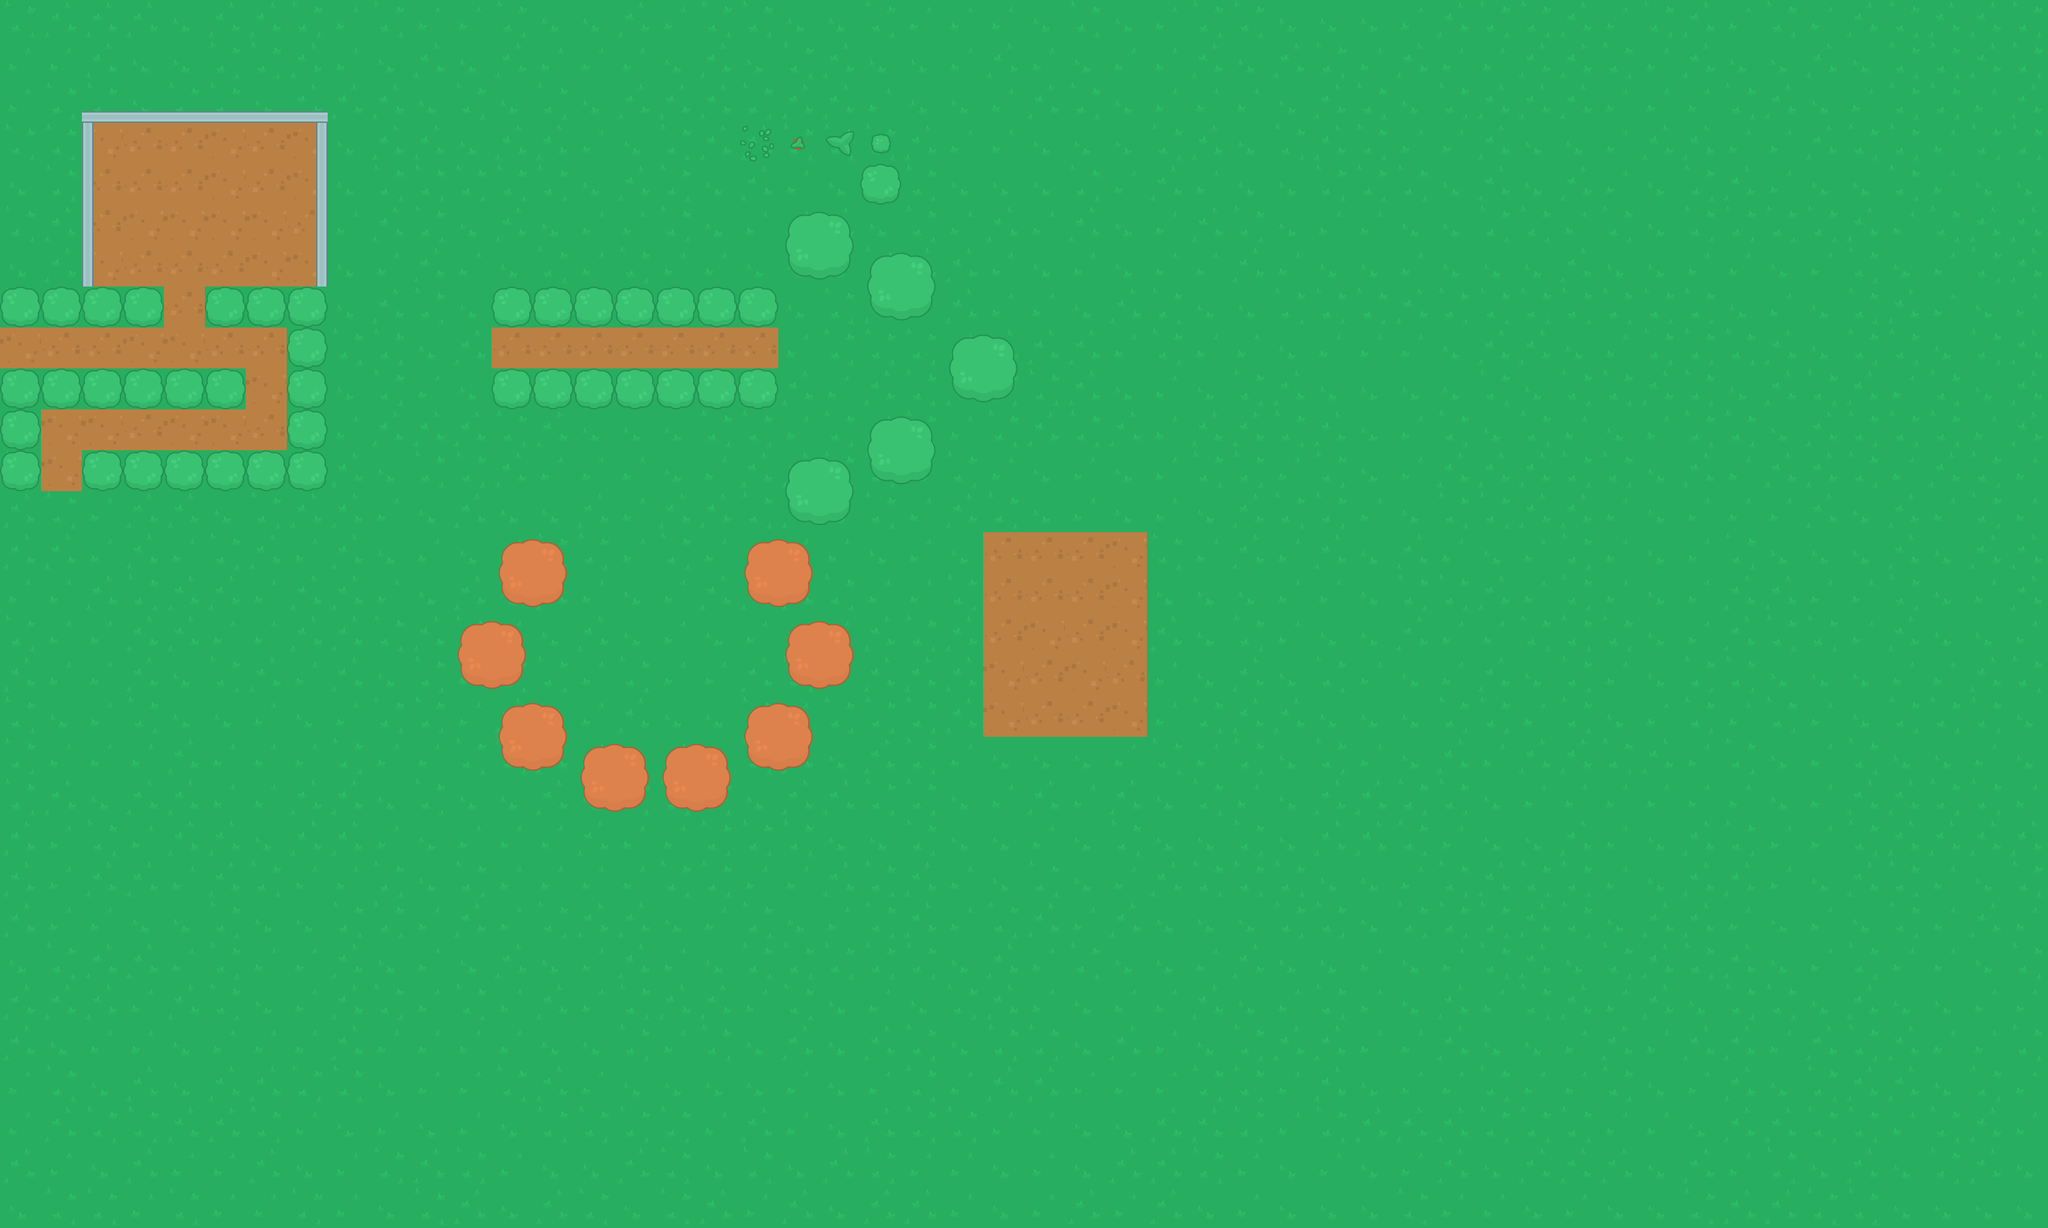

The image is a tile-based game level rendered from a .tmx file. Its description and source (layers, tilesets, objects; grid data summarised) follow:
An orthogonal 50x30 tile map with 64x64 px tiles, 2 tile layers (ground, trees) and 34 objects (27x wall, 3x random, player, zombie, good, ...).

<map version="1.10" tiledversion="1.10.2" orientation="orthogonal" renderorder="right-down" width="50" height="30" tilewidth="64" tileheight="64" infinite="0" nextlayerid="5" nextobjectid="60">
 <tileset firstgid="1" source="../img/Kenney Topdown Pack.tsx" />
 <layer id="1" name="ground" width="50" height="30">
  <data>[1500 cells, 1500 non-empty, 6 distinct tile ids]</data>
 </layer>
 <objectgroup id="3" name="obstacles">
  <object id="1" name="player" x="656" y="272" width="32" height="30" />
  <object id="2" name="wall" x="1248" y="352" width="64" height="64" />
  <object id="14" name="wall" x="784" y="464" width="416" height="32" />
  <object id="15" name="wall" x="784" y="592" width="416" height="32" />
  <object id="16" name="zombie" x="944" y="336" width="32" height="30" />
  <object id="21" name="wall" x="1376" y="416" width="64" height="64" />
  <object id="22" name="wall" x="1504" y="544" width="64" height="64" />
  <object id="23" name="wall" x="1376" y="672" width="64" height="64" />
  <object id="24" name="wall" x="1248" y="736" width="64" height="64" />
  <object id="25" name="wall" x="1248" y="992" width="64" height="64" />
  <object id="26" name="wall" x="1184" y="848" width="64" height="64" />
  <object id="27" name="wall" x="1184" y="1120" width="64" height="64" />
  <object id="28" name="wall" x="1056" y="1184" width="64" height="64" />
  <object id="29" name="wall" x="928" y="1184" width="64" height="64" />
  <object id="30" name="wall" x="800" y="1120" width="64" height="64" />
  <object id="31" name="wall" x="736" y="992" width="64" height="64" />
  <object id="32" name="wall" x="800" y="864" width="64" height="64" />
  <object id="33" name="random" x="656" y="464" width="32" height="30" />
  <object id="35" name="random" x="704" y="32" width="32" height="30" />
  <object id="36" name="random" x="1232" y="80" width="32" height="30" />
  <object id="38" name="wall" x="1296" y="208" width="32" height="30" />
  <object id="39" name="wall" x="1360" y="208" width="32" height="32" />
  <object id="40" name="wall" x="1360" y="272" width="32" height="32" />
  <object id="41" name="wall" x="336" y="464" width="112" height="32" />
  <object id="42" name="wall" x="464" y="464" width="32" height="288" />
  <object id="43" name="wall" x="16" y="592" width="336" height="32" />
  <object id="45" name="wall" x="16" y="656" width="32" height="96" />
  <object id="46" name="wall" x="144" y="720" width="304" height="32" />
  <object id="48" name="wall" x="16" y="464" width="224" height="32" />
  <object id="49" name="wall" x="128" y="176" width="384" height="16" />
  <object id="50" name="wall" x="496" y="192" width="16" height="256" />
  <object id="51" name="wall" x="128" y="192" width="16" height="256" />
 </objectgroup>
 <objectgroup id="4" name="zones">
  <object id="57" name="good" x="32" y="32" width="432" height="112">
   <properties>
    <property name="description" value="good for growing plants" />
   </properties>
  </object>
  <object id="58" name="bad" x="1536" y="832" width="256" height="320">
   <properties>
    <property name="description" value="bad for growing plants" />
   </properties>
  </object>
 </objectgroup>
 <layer id="2" name="trees" width="50" height="30">
  <data>[1500 cells, 109 non-empty, 16 distinct tile ids]</data>
 </layer>
</map>
